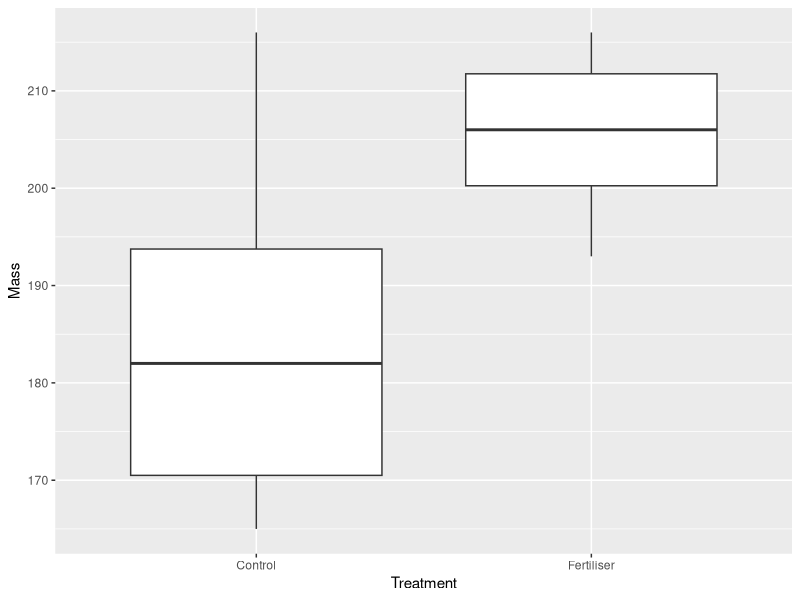
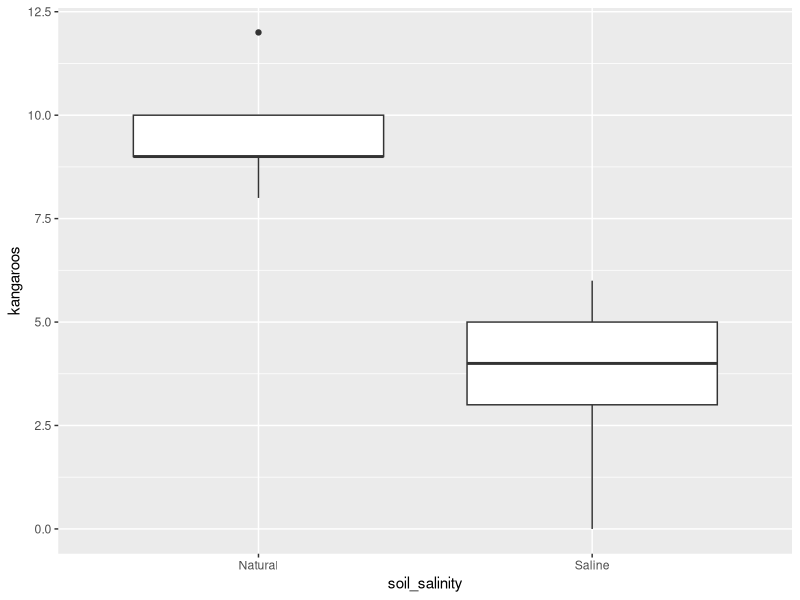

Write the R code that produced these figures, in order.
## ---- chunk 1

library(tidyverse)
## ---- chunk 2

Population <- read_csv("data/Population.csv")

## ---- chunk 3
# The $ sign tells R to use the variable size from the data frame Population.

mean(Population$size)

## ---- chunk 4
# The built in var() function gives you the variance of a sample (with a slightly different formula), so we need to write a different line of code to get the population variance. By doing this, hopefully you will see population variance as a measure of how much individual data points differ on average from the population mean.

pop_var <- mean((Population$size - mean(Population$size))^2)

# the value you calculated has been assigned to a new object (pop_var), simply enter:

pop_var

# NOTE: it is better coding practice to use the object that holds the value of the variance (pop_var) rather than typing in the actual number. You don't have to worry about rounding off errors, and if you imported another data set with different values, you then reuse the code.
## ---- chunk 5

sqrt(pop_var)

## ---- chunk 6

Sample5 <- sample_n(Population, 5)

## ---- chunk 7

mean(Sample5$size)

pop_var5 <- mean((Sample5$size - mean(Sample5$size))^2)

pop_var5

sqrt(pop_var5)

## ---- chunk 8

x <- Sample5$size

# for a vector, such as x, length gives the number of elements in the vector
# length(Sample5) gives the number of columns in the table - you have to specify a single column of data if you want to use "length"
# As alternative is nrow(Sample5), which indicates the number of rows of data in a table

n <- length(x)

t_05 <- qt(0.975, df = n-1)

mean(x) - t_05 * sd(x/sqrt(n))

mean(x) + t_05 * sd(x/sqrt(n))

## ---- chunk 9

Sample10 <- sample_n(Population, 10)

x_10 <- Sample10$size

n_10 <- length(x_10)

t_10 <- qt(0.975, df = n_10-1)

mean(x_10) - t_10 * sd(x_10/sqrt(n_10))

mean(x_10) + t_10 * sd(x_10/sqrt(n_10))


Sample20 <- sample_n(Population, 20)

x_20 <- Sample20$size

n_20 <- length(x_20)

t_20 <- qt(0.975, df = n_20-1)

mean(x_20) - t_20 * sd(x_20/sqrt(n_20))

mean(x_20) + t_20 * sd(x_20/sqrt(n_20))


Sample50 <- sample_n(Population, 50)

x_50 <- Sample50$size

n_50 <- length(x_50)

t_50 <- qt(0.975, df = n_50-1)

mean(x_50) - t_50 * sd(x_50/sqrt(n_50))

mean(x_50) + t_50 * sd(x_50/sqrt(n_50))







## ---- chunk 10

pH <- c(7.9, 7.1, 7.0, 7.2, 7.8, 8.1, 8.0, 7.7, 7.9, 7.5)

my.t <- (mean(pH) - 7.5)/(sd(pH)/sqrt(length(pH)))

my.t

pt(my.t, df = 9, lower.tail = FALSE)*2

t.test(pH, alternative = "two.sided", mu = 7.5) 
## ---- chunk 11

Corn <- read_csv("data/Corn.csv")

# check column names
names(Corn)

## ---- chunk 12

ggplot(Corn, aes(Treatment, Mass)) + geom_boxplot()

# t.test syntax:
# for 2-sample t-tests, the order is `continuous_variable~grouping_variable`
# there are three different options for the argument `alternative`: "two-sided" (if the question is whether the treatments are "different"), "greater" and "less"
# to see all the allowed argument values, run `?t.test`

t.test(Mass~Treatment, data = Corn, alternative = "two.sided", var.equal = TRUE)


## ---- chunk 13

data_lead <- read_csv("data/Lead.csv")

x_lead <- data_lead$lead_concentration

n_lead <- length(x_lead)

t_lead <- qt(0.975, df = n_lead-1)

mean(x_lead) - t_lead * sd(x_lead/sqrt(n_lead))

mean(x_lead) + t_lead * sd(x_lead/sqrt(n_lead))



## ---- chunk 14
# Question asks if sample is `greater` than a benchmark, so `alternative = "greater"`
# This is a 1-sample t-test, where you're comparing a sample to a benchmark. The benchmark value is indicated as `mu = 300`

t.test(x_lead, alternative = "greater", mu = 300)

# Confidence intervals are only relevant for a two-sided t-test. 
# For CI to be calculated, you need to run 

t.test(x_lead, alternative = "two.sided", mu = 300)
## ---- chunk 15
data <- read_csv("data/ph.csv")

t.test(ph~site, data = data, alternative = "two.sided", var.equal = TRUE)
## ---- chunk 16
x <- read_csv("data/Water_quality.csv")

# First question - is sample difference than 670

t.test(
  x$glyphosphate_concentration, # column with values
  alternative = "two.sided",    # options "two.sided", "greater", "less"
  mu = 670                      # for 1-sample t-test, indicate comparison benchmark
  )

# Second question - does sample exceed 95% value for concern (1200) 

t.test(
  x$glyphosphate_concentration,
  alternative = "greater",
  mu = 1200
  )
## ---- chunk 17
kangaroos_data <- read_csv("data/Kangaroos.csv")

# Make sure you know which the relevant data columns are!
# View(kangaroos_data)

ggplot(kangaroos_data, aes(soil_salinity, kangaroos)) + 
  geom_boxplot()


t.test(kangaroos~soil_salinity,        # continuous variabl~grouping variable
       data = kangaroos_data,          # data
       alternative = "two.sided",      # options "two.sided", "greater", "less"
       var.equal = TRUE)               # include for a 2-sample t-test only
